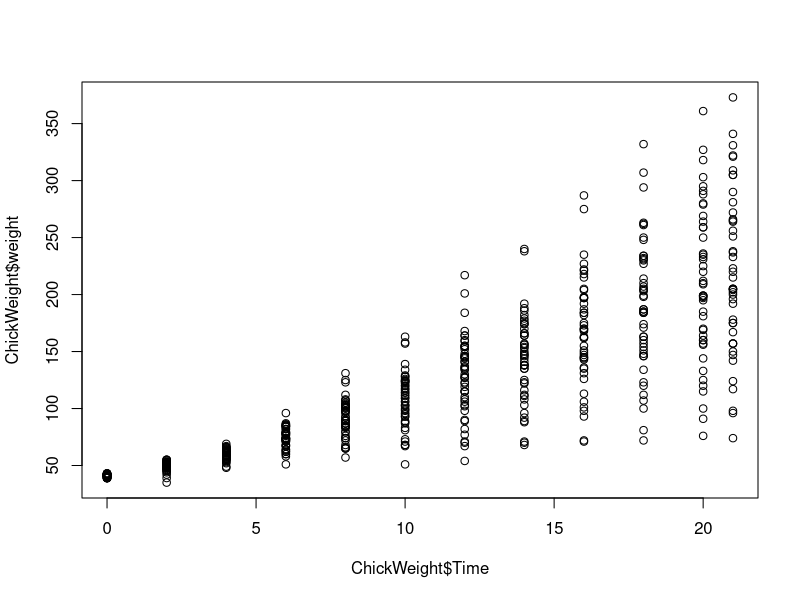
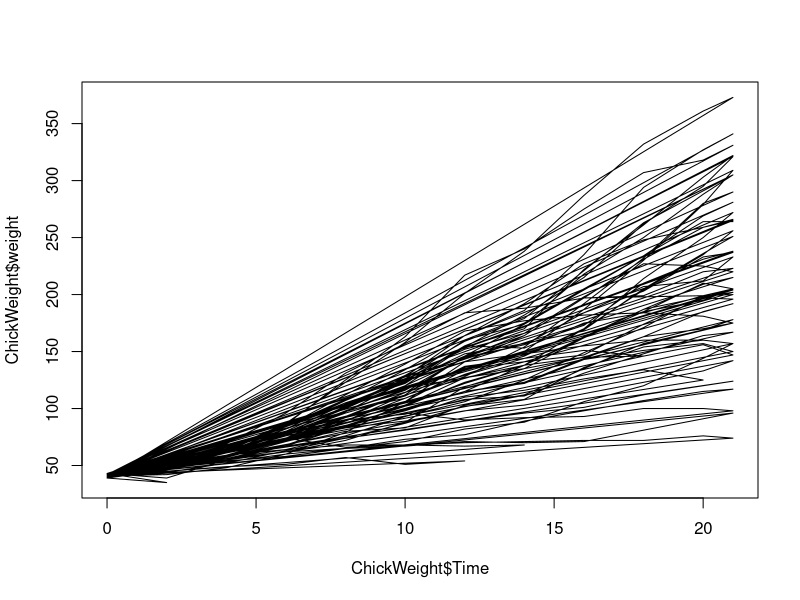
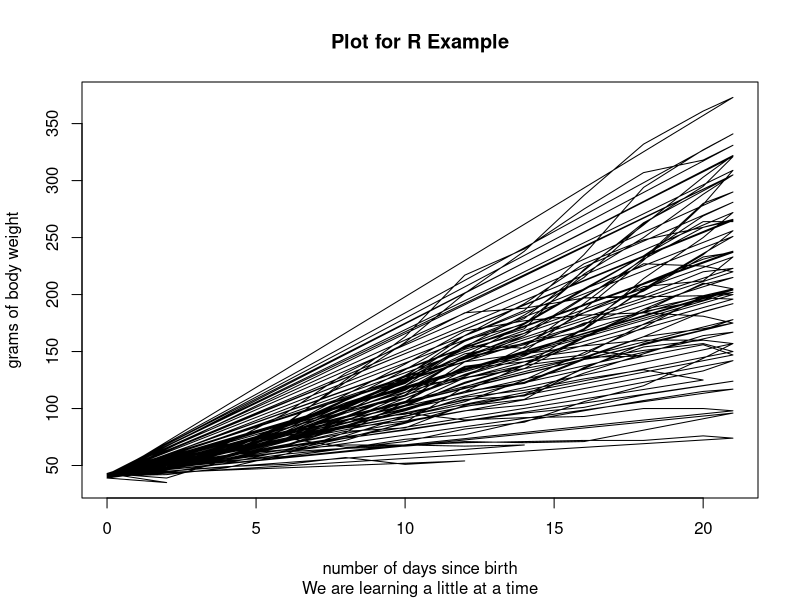
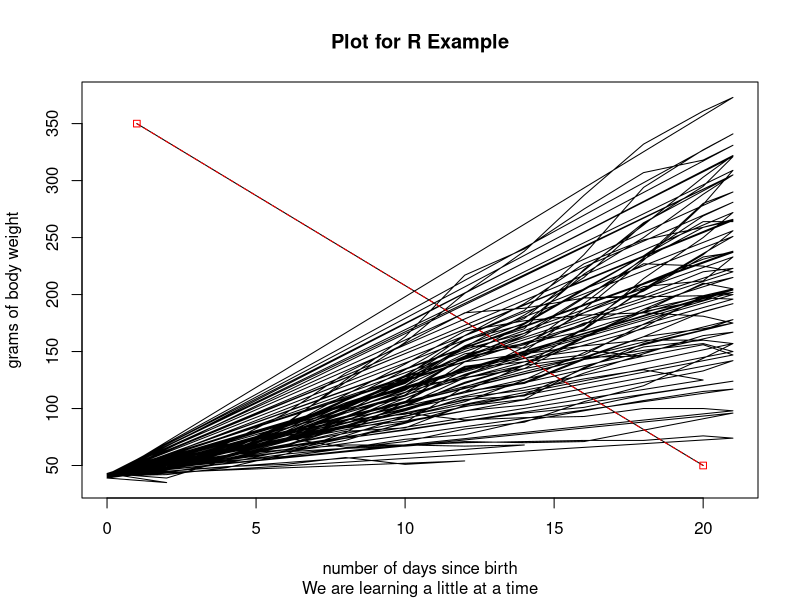
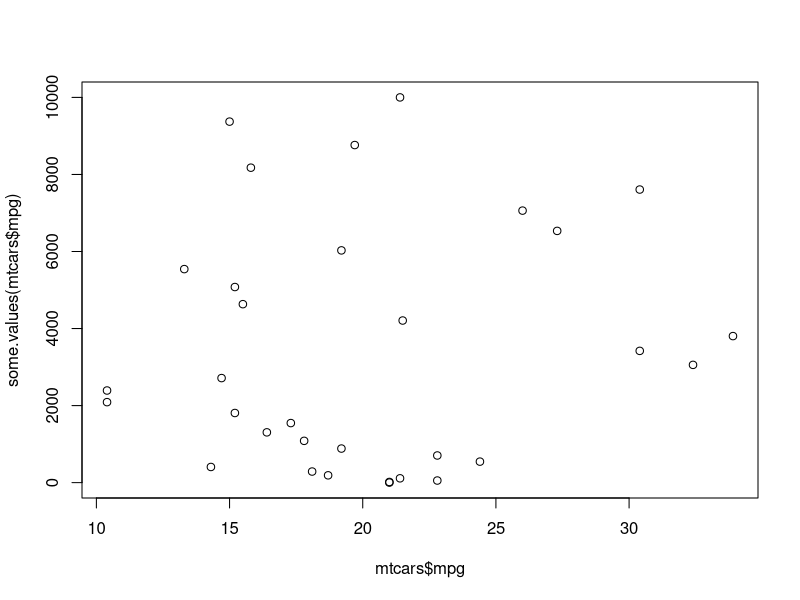
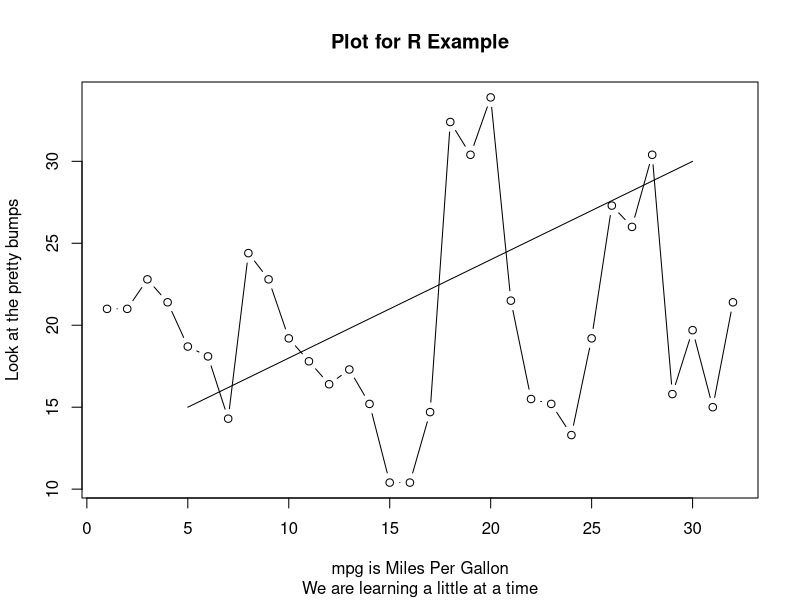
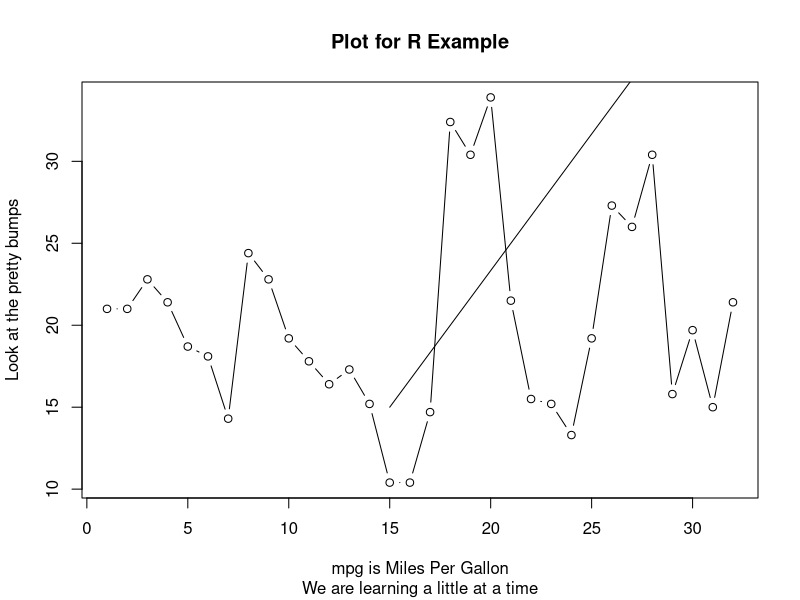

R code for these plots, in order:
# Copyright Mark Niemann-Ross, 2017
# Author: Mark Niemann-Ross. mark.niemannross@gmail.com
# Video on LinkedIn / Lynda: https://www.linkedin.com/learning/r-for-data-science-lunchbreak-lessons/plot?trk=insiders_215756_learning
# LinkedIn: https://www.linkedin.com/in/markniemannross/
# Github: https://github.com/mnr
# More Learning: http://niemannross.com/link/mnratlil
# Description: Example file for plot

# main idea: a quick overview of plotting in R

data("ChickWeight")

# the simplest of all plots
plot(ChickWeight$Time,ChickWeight$weight)

# change the appearance of the plotted points
plot(ChickWeight$Time,ChickWeight$weight,type = "l")

# setting the titles and labels
plot(ChickWeight$Time,ChickWeight$weight,
     type = "l",
     main = "Plot for R Example",
     sub = "We are learning a little at a time",
     xlab="number of days since birth",
     ylab="grams of body weight")

# adding another line to a plot
plot(ChickWeight$Time,ChickWeight$weight,
     type = "l",
     main = "Plot for R Example",
     sub = "We are learning a little at a time",
     xlab="number of days since birth",
     ylab="grams of body weight")
lines(c(1,20),c(350,50)) # lines(c(x1-value,x2-value),c(y1-value,y2-value))

# change the appearance of the graph
?lines
?par
lines(c(1,20),c(350,50), type="o", pch=22, lty=2, col="red")

# You can also use functions as x and y arguments
some.values <- function(my.something) { 
  return(seq(from=1, to=100,length.out = length(my.something))^2)
  }
plot(mtcars$mpg,some.values(mtcars$mpg))

# clever trick - put a plot in a function
plotThis <- function(lineX,lineY) {plot(mtcars$mpg,
     type = "b",
     main = "Plot for R Example",
     sub = "We are learning a little at a time",
     xlab="mpg is Miles Per Gallon",
     ylab="Look at the pretty bumps")
lines(lineX,lineY)
}
plotThis(c(5,30),c(15,30))
plotThis(c(15,30),c(15,40))
